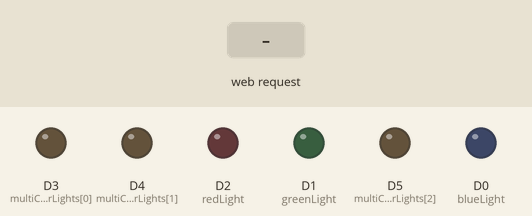
Simulated run of this sketch. Board: ESP8266 (NodeMCU). Parts: output pins drawn as LEDs (lit = HIGH). Dashed ring = blinking. The inputs (shaded band) are chosen by the test bench. What the sketch prints to the serial monitor is not drawn.

Above: at 1.2 s.
1.3 s: HTTP request GET /red received
At 1.42 s:
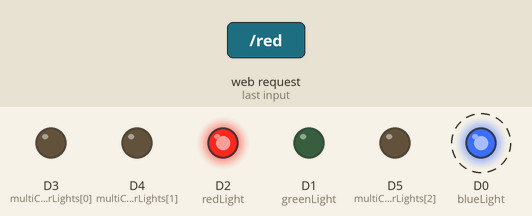
Timing chart, 0 to 10.3 s (numbered marks = the images above; inputs shaded):
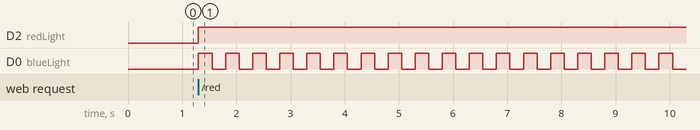

The sketch:

redlight_greenlight_gameonbreadboard.ino
```cpp
#include <ESP8266WiFi.h>
#include <ESP8266WebServer.h>

const char* ssid = "ESP8266_Light_Control";
const char* password = "12345678";

// GPIO Pins for LEDs
const int redLight = D2;
const int blueLight = D0;
const int greenLight = D1;
const int multiColorLights[] = {D3, D4, D5};
const int numMultiColorLights = sizeof(multiColorLights) / sizeof(multiColorLights[0]);

ESP8266WebServer server(80);

void setup() {
  Serial.begin(115200);

  pinMode(redLight, OUTPUT);
  pinMode(blueLight, OUTPUT);
  pinMode(greenLight, OUTPUT);
  for (int i = 0; i < numMultiColorLights; i++) {
    pinMode(multiColorLights[i], OUTPUT);
  }

  WiFi.softAP(ssid, password);
  Serial.println("Access Point Started");
  Serial.print("IP Address: ");
  Serial.println(WiFi.softAPIP());

  server.on("/green", handleGreenLight);
  server.on("/red", handleRedLight);

  server.begin();
  Serial.println("Server started");
}

void loop() {
  server.handleClient();
}

void handleGreenLight() {
  digitalWrite(greenLight, HIGH);
  digitalWrite(redLight, LOW);
  digitalWrite(blueLight, LOW);
  for (int i = 0; i < numMultiColorLights; i++) {
    digitalWrite(multiColorLights[i], HIGH);
  }
  server.send(200, "text/plain", "Green light activated. All multi-color lights turned ON.");
}

void handleRedLight() {
  digitalWrite(redLight, HIGH);
  digitalWrite(greenLight, LOW);
  for (int i = 0; i < numMultiColorLights; i++) {
    digitalWrite(multiColorLights[i], LOW);
  }

  server.send(200, "text/plain", "Red light activated. All multi-color lights turned OFF. Blue light blinking.");

  for (int i = 0; i < 100; i++) { // Blink blue light for 5 seconds (2 blinks per second)
    digitalWrite(blueLight, HIGH);
    delay(250);
    digitalWrite(blueLight, LOW);
    delay(250);
  }
}
```

Measured:
- after the input at 1.3 s, D2 (redLight): LOW → HIGH at once; D0 (blueLight): alternates HIGH for 0.25 s and LOW for 0.25 s, starting at once
